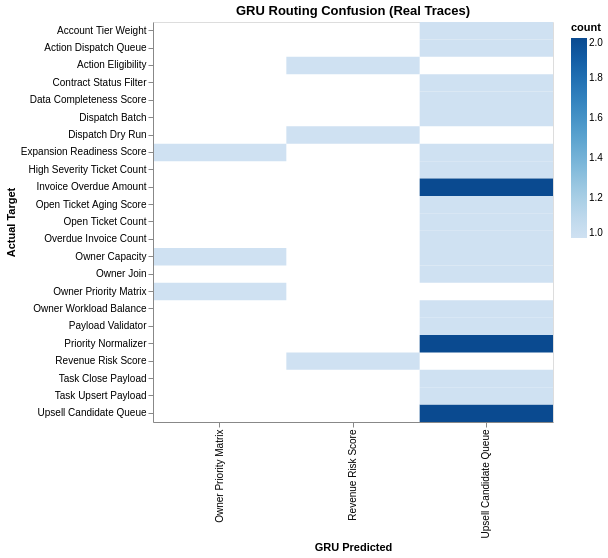

The notebook cell saved with this chart:
### Code cell
// Confusion matrix: for real traces with intent, what did GRU predict vs actual target?
const confusionData: Array<{actual: string, predicted: string, count: number}> = [];
const confMap = new Map<string, number>();

for (const trace of real) {
  if (!trace.intentEmbedding) continue;
  const pred = gru.predictNext(trace.intentEmbedding, []);
  const key = `${trace.targetNote}||${pred.name}`;
  confMap.set(key, (confMap.get(key) ?? 0) + 1);
}

for (const [key, count] of confMap) {
  const [actual, predicted] = key.split('||');
  confusionData.push({ actual, predicted, count });
}

if (confusionData.length > 0) {
  const confSpec = {
    "$schema": "https://vega.github.io/schema/vega-lite/v5.json",
    "title": "GRU Routing Confusion (Real Traces)",
    "width": 400,
    "height": 400,
    "data": { "values": confusionData },
    "mark": "rect",
    "encoding": {
      "x": { "field": "predicted", "type": "nominal", "title": "GRU Predicted" },
      "y": { "field": "actual", "type": "nominal", "title": "Actual Target" },
      "color": { "field": "count", "type": "quantitative", "scale": { "scheme": "blues" } },
      "tooltip": [{ "field": "actual" }, { "field": "predicted" }, { "field": "count" }]
    }
  };
  await Deno.jupyter.display({ "application/vnd.vegalite.v5+json": confSpec }, { raw: true });
} else {
  console.log('No real traces with intent embeddings yet — run some --intent queries first.');
}

### Figure 1 — Vega-Lite specification as saved in the notebook (floating-point values rounded to 4 significant figures)
{"$schema": "https://vega.github.io/schema/vega-lite/v5.json", "data": {"values": [{"actual": "Revenue Risk Score", "count": 1, "predicted": "Revenue Risk Score"}, {"actual": "Dispatch Dry Run", "count": 1, "predicted": "Revenue Risk Score"}, {"actual": "Action Eligibility", "count": 1, "predicted": "Revenue Risk Score"}, {"actual": "Upsell Candidate Queue", "count": 2, "predicted": "Upsell Candidate Queue"}, {"actual": "Task Upsert Payload", "count": 1, "predicted": "Upsell Candidate Queue"}, {"actual": "Action Dispatch Queue", "count": 1, "predicted": "Upsell Candidate Queue"}, {"actual": "Expansion Readiness Score", "count": 1, "predicted": "Upsell Candidate Queue"}, {"actual": "Data Completeness Score", "count": 1, "predicted": "Upsell Candidate Queue"}, {"actual": "Owner Priority Matrix", "count": 1, "predicted": "Owner Priority Matrix"}, {"actual": "Expansion Readiness Score", "count": 1, "predicted": "Owner Priority Matrix"}, {"actual": "Owner Workload Balance", "count": 1, "predicted": "Upsell Candidate Queue"}, {"actual": "Account Tier Weight", "count": 1, "predicted": "Upsell Candidate Queue"}, {"actual": "Overdue Invoice Count", "count": 1, "predicted": "Upsell Candidate Queue"}, {"actual": "High Severity Ticket Count", "count": 1, "predicted": "Upsell Candidate Queue"}, {"actual": "Priority Normalizer", "count": 2, "predicted": "Upsell Candidate Queue"}, {"actual": "Owner Capacity", "count": 1, "predicted": "Upsell Candidate Queue"}, {"actual": "Owner Join", "count": 1, "predicted": "Upsell Candidate Queue"}, {"actual": "Open Ticket Aging Score", "count": 1, "predicted": "Upsell Candidate Queue"}, {"actual": "Invoice Overdue Amount", "count": 2, "predicted": "Upsell Candidate Queue"}, {"actual": "Contract Status Filter", "count": 1, "predicted": "Upsell Candidate Queue"}, {"actual": "Open Ticket Count", "count": 1, "predicted": "Upsell Candidate Queue"}, {"actual": "Payload Validator", "count": 1, "predicted": "Upsell Candidate Queue"}, {"actual": "Dispatch Batch", "count": 1, "predicted": "Upsell Candidate Queue"}, {"actual": "Task Close Payload", "count": 1, "predicted": "Upsell Candidate Queue"}, {"actual": "Owner Capacity", "count": 1, "predicted": "Owner Priority Matrix"}]}, "encoding": {"color": {"field": "count", "scale": {"scheme": "blues"}, "type": "quantitative"}, "tooltip": [{"field": "actual"}, {"field": "predicted"}, {"field": "count"}], "x": {"field": "predicted", "title": "GRU Predicted", "type": "nominal"}, "y": {"field": "actual", "title": "Actual Target", "type": "nominal"}}, "height": 400, "mark": "rect", "title": "GRU Routing Confusion (Real Traces)", "width": 400}
